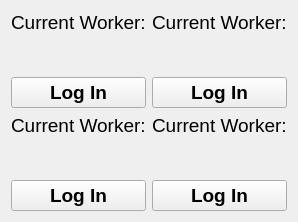
          <widget class="QWidget" name="tab_3">
           <attribute name="title">
            <string>Worker Portal</string>
           </attribute>
           <layout class="QGridLayout" name="gridLayout_6">
            <property name="sizeConstraint">
             <enum>QLayout::SetNoConstraint</enum>
            </property>
            <item row="0" column="0">
             <layout class="QVBoxLayout" name="verticalLayout">
              <property name="sizeConstraint">
               <enum>QLayout::SetNoConstraint</enum>
              </property>
              <item>
               <widget class="QLabel" name="label_10">
                <property name="font">
                 <font>
                  <pointsize>14</pointsize>
                 </font>
                </property>
                <property name="text">
                 <string>Current Worker:</string>
                </property>
               </widget>
              </item>
              <item>
               <widget class="QLabel" name="Current_worker1">
                <property name="font">
                 <font>
                  <pointsize>20</pointsize>
                 </font>
                </property>
                <property name="frameShape">
                 <enum>QFrame::NoFrame</enum>
                </property>
                <property name="text">
                 <string/>
                </property>
                <property name="scaledContents">
                 <bool>true</bool>
                </property>
                <property name="alignment">
                 <set>Qt::AlignCenter</set>
                </property>
               </widget>
              </item>
              <item>
               <widget class="QPushButton" name="portal1">
                <property name="sizePolicy">
                 <sizepolicy hsizetype="Preferred" vsizetype="Preferred">
                  <horstretch>0</horstretch>
                  <verstretch>0</verstretch>
                 </sizepolicy>
                </property>
                <property name="font">
                 <font>
                  <pointsize>14</pointsize>
                  <weight>75</weight>
                  <bold>true</bold>
                 </font>
                </property>
                <property name="text">
                 <string>Log In</string>
                </property>
                <attribute name="buttonGroup">
                 <string notr="true">PortalButtons</string>
                </attribute>
               </widget>
              </item>
             </layout>
            </item>
            <item row="0" column="1">
             <layout class="QVBoxLayout" name="verticalLayout_5">
              <property name="sizeConstraint">
               <enum>QLayout::SetNoConstraint</enum>
              </property>
              <item>
               <widget class="QLabel" name="label_11">
                <property name="font">
                 <font>
                  <pointsize>14</pointsize>
                 </font>
                </property>
                <property name="text">
                 <string>Current Worker:</string>
                </property>
               </widget>
              </item>
              <item>
               <widget class="QLabel" name="Current_worker2">
                <property name="font">
                 <font>
                  <pointsize>20</pointsize>
                 </font>
                </property>
                <property name="frameShape">
                 <enum>QFrame::NoFrame</enum>
                </property>
                <property name="text">
                 <string/>
                </property>
                <property name="scaledContents">
                 <bool>true</bool>
                </property>
                <property name="alignment">
                 <set>Qt::AlignCenter</set>
                </property>
               </widget>
              </item>
              <item>
               <widget class="QPushButton" name="portal2">
                <property name="sizePolicy">
                 <sizepolicy hsizetype="Preferred" vsizetype="Preferred">
                  <horstretch>0</horstretch>
                  <verstretch>0</verstretch>
                 </sizepolicy>
                </property>
                <property name="font">
                 <font>
                  <pointsize>14</pointsize>
                  <weight>75</weight>
                  <bold>true</bold>
                 </font>
                </property>
                <property name="text">
                 <string>Log In</string>
                </property>
                <attribute name="buttonGroup">
                 <string notr="true">PortalButtons</string>
                </attribute>
               </widget>
              </item>
             </layout>
            </item>
            <item row="1" column="0">
             <layout class="QVBoxLayout" name="verticalLayout_6">
              <property name="sizeConstraint">
               <enum>QLayout::SetNoConstraint</enum>
              </property>
              <item>
               <widget class="QLabel" name="label_16">
                <property name="font">
                 <font>
                  <pointsize>14</pointsize>
                 </font>
                </property>
                <property name="text">
                 <string>Current Worker:</string>
                </property>
               </widget>
              </item>
              <item>
               <widget class="QLabel" name="Current_worker3">
                <property name="font">
                 <font>
                  <pointsize>20</pointsize>
                 </font>
                </property>
                <property name="frameShape">
                 <enum>QFrame::NoFrame</enum>
                </property>
                <property name="text">
                 <string/>
                </property>
                <property name="scaledContents">
                 <bool>true</bool>
                </property>
                <property name="alignment">
                 <set>Qt::AlignCenter</set>
                </property>
               </widget>
              </item>
              <item>
               <widget class="QPushButton" name="portal3">
                <property name="sizePolicy">
                 <sizepolicy hsizetype="Preferred" vsizetype="Preferred">
                  <horstretch>0</horstretch>
                  <verstretch>0</verstretch>
                 </sizepolicy>
                </property>
                <property name="font">
                 <font>
                  <pointsize>14</pointsize>
                  <weight>75</weight>
                  <bold>true</bold>
                 </font>
                </property>
                <property name="text">
                 <string>Log In</string>
                </property>
                <attribute name="buttonGroup">
                 <string notr="true">PortalButtons</string>
                </attribute>
               </widget>
              </item>
             </layout>
            </item>
            <item row="1" column="1">
             <layout class="QVBoxLayout" name="verticalLayout_7">
              <property name="sizeConstraint">
               <enum>QLayout::SetNoConstraint</enum>
              </property>
              <item>
               <widget class="QLabel" name="label_19">
                <property name="font">
                 <font>
                  <pointsize>14</pointsize>
                 </font>
                </property>
                <property name="text">
                 <string>Current Worker:</string>
                </property>
               </widget>
              </item>
              <item>
               <widget class="QLabel" name="Current_worker4">
                <property name="font">
                 <font>
                  <pointsize>20</pointsize>
                 </font>
                </property>
                <property name="frameShape">
                 <enum>QFrame::NoFrame</enum>
                </property>
                <property name="text">
                 <string/>
                </property>
                <property name="scaledContents">
                 <bool>true</bool>
                </property>
                <property name="alignment">
                 <set>Qt::AlignCenter</set>
                </property>
               </widget>
              </item>
              <item>
               <widget class="QPushButton" name="portal4">
                <property name="sizePolicy">
                 <sizepolicy hsizetype="Preferred" vsizetype="Preferred">
                  <horstretch>0</horstretch>
                  <verstretch>0</verstretch>
                 </sizepolicy>
                </property>
                <property name="font">
                 <font>
                  <pointsize>14</pointsize>
                  <weight>75</weight>
                  <bold>true</bold>
                 </font>
                </property>
                <property name="text">
                 <string>Log In</string>
                </property>
                <attribute name="buttonGroup">
                 <string notr="true">PortalButtons</string>
                </attribute>
               </widget>
              </item>
             </layout>
            </item>
           </layout>
          </widget>
